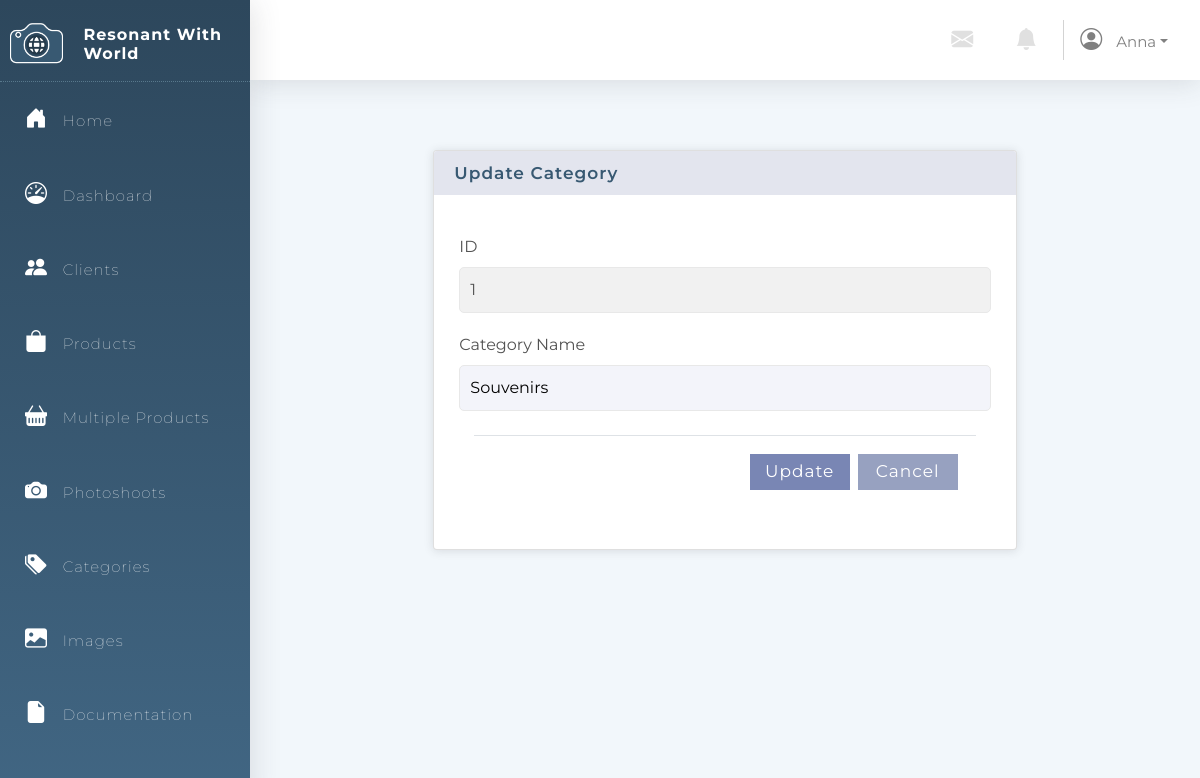
/Categories/updateCategories.php?id=1 (signed in), run on the app's committed database.
### tables this page shows
CREATE TABLE `User` (
                        `User_ID` int(11) NOT NULL auto_increment,
                        `Username` varchar(64) NOT NULL,
                        `Email` varchar(64) NOT NULL UNIQUE KEY,
                        `Password` varchar(64) NOT NULL,
                        PRIMARY KEY (`User_ID`)
);

CREATE TABLE `Category` (
                            `Category_ID` int(11) auto_increment NOT NULL,
                            `Category_Name` varchar(64) NOT NULL,
                            PRIMARY KEY (`Category_ID`)
);

### Menu/connection.php (called while the page is built, shortened)
<?php
$db_host = "localhost";
$db_username = "fit2104";
$db_passwd = "fit2104";
$db_name = "fit2104_assignment2";
$dsn = "mysql:host=$db_host;dbname=$db_name";
$dbh = new PDO($dsn, $db_username, $db_passwd);
$PAGE_ALLOWGUEST = isset($PAGE_ALLOWGUEST) ? $PAGE_ALLOWGUEST : false;
if (!isset($PAGE_ID) || $PAGE_ID !== 'login') {
    if (!isset($_SESSION['user_id'])) {
        $_SESSION['referer'] = $_SERVER['PHP_SELF'];
        if (!$PAGE_ALLOWGUEST) {
            header("Location: /Login");
            exit();
        }
    } else {
        $user_stmt = $dbh->prepare("SELECT * FROM `User` WHERE `User_ID` = ?");
        if ($user_stmt->execute([$_SESSION['user_id']]) && $user_stmt->rowCount() == 1) {
            $user = $user_stmt->fetchObject();
            $PAGE_USERNAME = $user->Username;
        } else {
            session_destroy();
            header("Location: login.php?action=error&message=" . urlencode('It seems your account is being invalidated. Please contact administrator for more information.'));
            exit();
        }
    }
}
?>

### Categories/updateCategories.php (the view, shortened to what this page needs)
<html lang="en">
<head>
    <link rel="stylesheet" type="text/css" href="../Styles/style.css"/>
    <link rel="stylesheet" href="https://stackpath.bootstrapcdn.com/bootstrap/4.3.1/css/bootstrap.min.css"
>
    <link rel="stylesheet" href="https://cdn.jsdelivr.net/npm/bootstrap-icons@1.5.0/font/bootstrap-icons.css">
</head>
<body>
<?php include('../Menu/menu.php'); ?>
<div class="container">
    <div class="row justify-content-center">
        <div class="col-8">
            <div class="card small-action-card">
                <h5 class="card-header">Update Category</h5>
                <div class="card-body action-body">
                    <p class="card-text">
                    <div class="justify-content-center center">
                        <?php
                        global $dbh;
                        if (!empty($_POST)) {
                            foreach ($_POST as $fieldName => $fieldValue) {
                                if (empty($fieldValue)) {
                                    echo("'$fieldName' field is empty. Please fix the issue try again. ");
                                    echo "<div class=\"center row\"><button class='justify-content-center back-button'  onclick=\"window.location='/Categories'\">Back to the category list</button></div>";
                                    die();
                                }
                            }
                            $query = "UPDATE `Category` SET `Category_Name`=:category_name WHERE `Category_ID`=:id";
                            $stmt = $dbh->prepare($query);
                            $parameters = [
                                'category_name' => $_POST['category_name'],
                                'id' => $_GET['id']
                            ];
                            echo("'$fieldValue' has been updated.");
                            echo "<div class=\"center row\"><button class='justify-content-center back-button'  onclick=\"window.location='/Categories'\">Back to the category list</button></div>";
                            if ($stmt->execute($parameters)) {
                            } else {
                                echo friendlyError($stmt->errorInfo()[2]);
                                echo "<div class=\"center row\"><button onclick=\"window.history.back()\">Back to previous page</button></div>";
                                die();
                            }
                        } else {
                            $query = "SELECT * FROM `Category` WHERE `Category_ID`=?";
                            $stmt = $dbh->prepare($query);
                            if ($stmt->execute([$_GET['id']])) {
                                if ($stmt->rowCount() > 0) {
                                    $record = $stmt->fetchObject(); ?>
                                    <form name="categoryForm" method="post" enctype="multipart/form-data" onSubmit="return validate()">
                                        <div class="aligned-form">
                                            <div class="row">
                                                <label for="category_id">ID</label>
                                                <input type="number" id="category_id"
                                                       value="<?= $record->Category_ID ?>" disabled/>
                                            </div>
                                            <div class="row">
                                                <label for="category_name">Category Name</label>
                                                <input type="text" id="category_name" name="category_name"
                                                       value="<?= $record->Category_Name ?>"
                                                       maxlength="64" required value="<?= empty($_POST['category_name']) ? "" : $_POST['category_name'] ?>"/>
                                            </div>
                                            <br/>
                                            <div class="modal-footer">
                                                <input type="submit" class="submit-button" value="Update"
                                                       onclick="submiBtnClick()";/>
                                                <button class="cancel-button" type="button"
                                                        onclick="window.location='/Categories';return false;">Cancel
                                                </button>
                                            </div>
                                    </form>
                                <?php }
                            } else {
                                die($stmt->errorInfo()[2]);
                                echo "<div class=\"center row\"><button class='justify-content-center back-button' onclick=\"window.history.back()\">Back to previous page</button></div>";
                            }
                        } ?>
                    </div>
                </div>
            </div>
        </div>
    </div>
</div>
</body>
</html>

### Menu/menu.php (shortened to what this page needs)
<?php
include("connection.php");
?>
<html lang="en">
<head>
    <link rel="stylesheet" type="text/css" href="../Styles/style.css"/>
    <link rel="stylesheet" href="https://stackpath.bootstrapcdn.com/bootstrap/4.3.1/css/bootstrap.min.css"
>
    <link rel="stylesheet" href="https://cdn.jsdelivr.net/npm/bootstrap-icons@1.5.0/font/bootstrap-icons.css">
</head>
<body>
<div class="sidebar-container">
    <div class="sidebar-logo d-flex justify-content-center">
        <img class="logo " src="../Images/Logo.png"/>
        <br/>
        <h3 class="company-name">Resonant With World</h3>
    </div>
    <ul class="sidebar-navigation">
        <li>
            <a href="/index.php">
                <i class="bi bi-house-door-fill" aria-hidden="true"></i> Home
            </a>
        </li>
        <li>
            <a href="/dashboard.php">
                <i class="bi bi-speedometer"></i> Dashboard
            </a>
        </li>
        <li>
            <a href="/Clients">
                <i class="bi bi-people-fill" aria-hidden="true"></i> Clients
            </a>
        </li>
        <li>
            <a href="/Products">
                <i class="bi bi-bag-fill" aria-hidden="true"></i> Products
            </a>
        </li>
        <li>
            <a href="/Products/multipleProducts.php">
                <i class="bi bi-basket-fill" aria-hidden="true"></i> Multiple Products
            </a>
        </li>
        <li>
            <a href="/Photoshoots">
                <i class="bi bi-camera-fill" aria-hidden="true"></i> Photoshoots
            </a>
        </li>
        <li>
            <a href="/Categories">
                <i class="bi bi-tags-fill" aria-hidden="true"></i> Categories
            </a>
        </li>
        <li>
            <a href="/Images">
                <i class="bi bi-image-fill" aria-hidden="true"></i> Images
            </a>
        </li>
        <li>
            <a href="/Documentation">
                <i class="bi bi-file-earmark-fill" aria-hidden="true"></i> Documentation
            </a>
        </li>
    </ul>
</div>
<div class="content-container">
    <nav class="bg-white">
        <div class="navbar-brand d-flex justify-content-end">
            <a href="#" class="nav-link icon"> <i class="bi bi-envelope-fill"></i></a>
            <a href="#" class="nav-link icon"> <i class="bi bi-bell-fill"></i></a>
            <div class="nav-item dropdown">
                <a href="#" class="nav-link dropdown-toggle topbar-text" data-toggle="dropdown"><i
                            class="bi bi-person-circle"></i>
                    <?php echo $PAGE_USERNAME ?></a>
            </div>
        </div>
    </nav>
    <div class="container-fluid">
</body>
</html>

### Styles/style.css (style rules this page uses)
* { font-family: Montserrat, sans-serif !important; }
html, body { min-height: 100%; background: #f2f7fb; }
.container { min-height: 70vh!important; }
.sidebar-container { position: fixed; width: 250px; height: 100%; left: 0; overflow-x: hidden; display: block; overflow-y: auto; background: linear-gradient(180deg, #2d475c 0%, #416683 100%); color: #fff; font-family: Montserrat, sans-serif; letter-spacing: 1px; font-weight: 100; box-shadow: 0.15rem 0.15rem 1.75rem 0 rgba(58, 59, 69, 0.15); z-index: 3 !important; transition: all 0.5s; }
.sidebar-logo { padding: 20px 10px 10px 10px; border-bottom: 1px dotted rgba(173, 216, 230, 0.329); }
.company-name { font-size: 16px; font-weight: bold; padding-left: 20px; padding-top: 5px; }
.logo { height: 50px; }
i { font-size: 22px; margin-right: 10px; }
.sidebar-navigation { padding: 0; margin: 0; list-style-type: none; position: relative; }
.sidebar-navigation li { position: relative; display: inline-block; width: 100%; line-height: 20px; }
.sidebar-navigation li a { padding: 25px; font-size: 15px; display: block; color: #fff; }
.sidebar-navigation li::before { background: linear-gradient(90deg, #7986b4 0%, #416683 100%); position: absolute; content: ""; height: 100%; left: 0; top: 0; -webkit-transition: width 0.2s ease-in; transition: width 0.2s ease-in; width: 1px; margin-left: -1px; z-index: -1; }
nav { box-shadow: 0 0.15rem 1.75rem 0 rgba(58, 59, 69, 0.15); height: 80px; padding-top: 15px; z-index: 1 !important; }
.icon { color: #e0e0e0; }
.topbar-text { color: grey; font-size: 15px; }
.content-container { padding: 0 0 0 250px; margin: 0; color: #535353; font-family: Montserrat, sans-serif; background: #f2f7fb; height: 100%; }
.row { margin-top: 20px !important; }
.card { box-shadow: 0 1px 10px rgba(58, 59, 69, 0.15); }
.card-header { font-size: 17px; font-weight: 600; letter-spacing: 1px; color: #385972; border: none !important; background: #e3e5ee !important; }
ul { list-style-type: none; }
.center { margin-right: 0!important; }
.submit-button { border: none; background: #7986b4; color: white; width: 100px; font-size: 17px; padding: 5px; margin-bottom: 5px; letter-spacing: 1px; transition: all 0.5s; border-radius: 0; margin: 2px; }
.cancel-button { border: none; background: #97a1c0; color: white; width: 100px; font-size: 17px; padding: 5px; margin-bottom: 5px; letter-spacing: 1px; transition: all 0.5s; border-radius: 0; margin: 2px; }
label { display: block; font-size: 16px; }
input[id="client_id"], input[id="category_id"] { background: #f1f1f1 !important; }
input { background: #f3f4fa; border: none; border-radius: 5px; width: 100%; padding: 10px; margin-left: 10px; margin-right: 10px; border: 1px solid #e8e8e8; }
.aligned-form { padding: 0 20px 20px 20px !important; }
.small-action-card { margin-top: 50px!important; height: 400px!important; }

### data on the page
user: Username "Anna"
category: Category_ID "1", category_name "Souvenirs"
